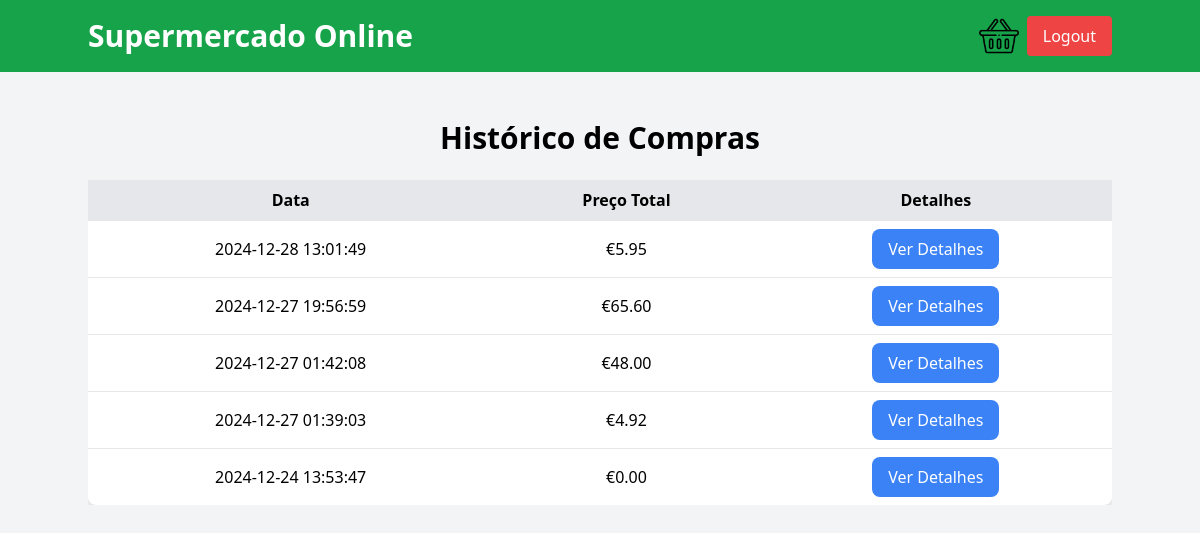
Screenshot of /cart/history (signed in) with the database file from the repository.
### tables this page shows
CREATE TABLE `compras_historico` (
  `id` int(11) NOT NULL,
  `user_id` int(11) NOT NULL,
  `cart_data` text NOT NULL,
  `total_price` decimal(10,2) NOT NULL,
  `created_at` timestamp NOT NULL DEFAULT current_timestamp()
);

### app/controllers/cartController.php (called while the page is built, shortened)
<?php
class CartController
{
    private $db;
    public function __construct()
    {
        require_once __DIR__ . '/../database/connection.php';
        $this->db = Connection::getInstance();
    }
    public function history()
    {
        $userId = $_SESSION['user']['id'] ?? 0;
        try {
            $stmt = $this->db->prepare("SELECT * FROM compras_historico WHERE user_id = ? ORDER BY created_at DESC LIMIT 5");
            $stmt->execute([$userId]);
            $purchases = $stmt->fetchAll(PDO::FETCH_ASSOC);
            require_once __DIR__ . '/../views/carrinho/historyView.php';
        } catch (Exception $e) {
            echo "Erro ao carregar o histórico: " . $e->getMessage();
        }
    }
}

### app/database/connection.php (called while the page is built)
<?php
class Connection
{
    private static $instance = null;
    public static function getInstance(): ?PDO
    {
        if (self::$instance === null) {
            try {
                self::$instance = new PDO(
                    'mysql:host=localhost;dbname=supermarket',
                    'root',
                    '',
                    [
                        PDO::ATTR_ERRMODE            => PDO::ERRMODE_EXCEPTION,
                        PDO::ATTR_DEFAULT_FETCH_MODE => PDO::FETCH_ASSOC,
                    ]
                );
            } catch (PDOException $e) {
                echo 'Erro na conexão com a base de dados: ' . $e->getMessage();
                return null;
            }
        }
        return self::$instance;
    }
}

### app/views/carrinho/historyView.php (the view, shortened to what this page needs)
<!DOCTYPE html>
<html lang="pt">
<head>
    <script src="https://cdn.tailwindcss.com"></script>
</head>
<body class="bg-gray-100">
    <?php include './app/views/homepage/header.php'; ?>
    <div class="container mx-auto py-10">
        <h1 class="text-3xl font-bold mb-6 text-center">Histórico de Compras</h1>
        <?php if (!empty($purchases)): ?>
            <div class="overflow-x-auto">
                <table class="w-full bg-white rounded-lg shadow-lg">
                    <thead>
                        <tr class="bg-gray-200">
                            <th class="px-4 py-2 text-center">Data</th>
                            <th class="px-4 py-2 text-center">Preço Total</th>
                            <th class="px-4 py-2 text-center">Detalhes</th>
                        </tr>
                    </thead>
                    <tbody>
                        <?php foreach ($purchases as $purchase): ?>
                            <tr>
                                <td class="border-t px-4 py-2 text-center"><?= $purchase['created_at'] ?></td>
                                <td class="border-t px-4 py-2 text-center">€<?= number_format($purchase['total_price'], 2) ?></td>
                                <td class="border-t px-4 py-2 text-center">
                                    <button onclick="viewDetails(<?= $purchase['id'] ?>)" class="bg-blue-500 text-white rounded-lg py-2 px-4 hover:bg-blue-600">Ver Detalhes</button>
                                </td>
                            </tr>
                        <?php endforeach; ?>
                    </tbody>
                </table>
            </div>
        <?php else: ?>
            <p class="text-center text-gray-500">Não tem compras anteriores.</p>
        <?php endif; ?>
    </div>
</body>
</html>

### app/views/homepage/header.php (style rules this page uses)
body { padding-top: 80px; }

### rows the page displays
compras_historico: created_at "2024-12-28 13:01:49", total_price "5.95"
compras_historico: created_at "2024-12-27 19:56:59", total_price "65.60"
compras_historico: created_at "2024-12-27 01:42:08", total_price "48.00"
compras_historico: created_at "2024-12-27 01:39:03", total_price "4.92"
compras_historico: created_at "2024-12-24 13:53:47", total_price "0.00"
